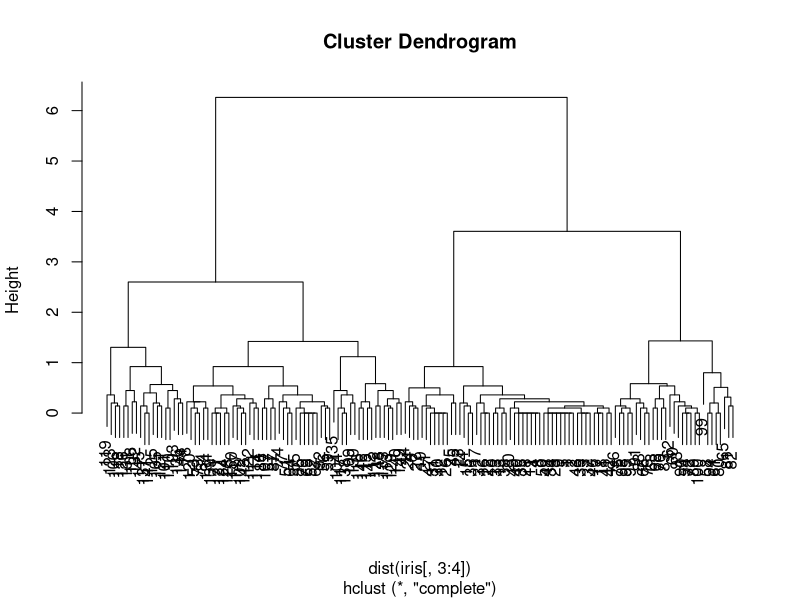
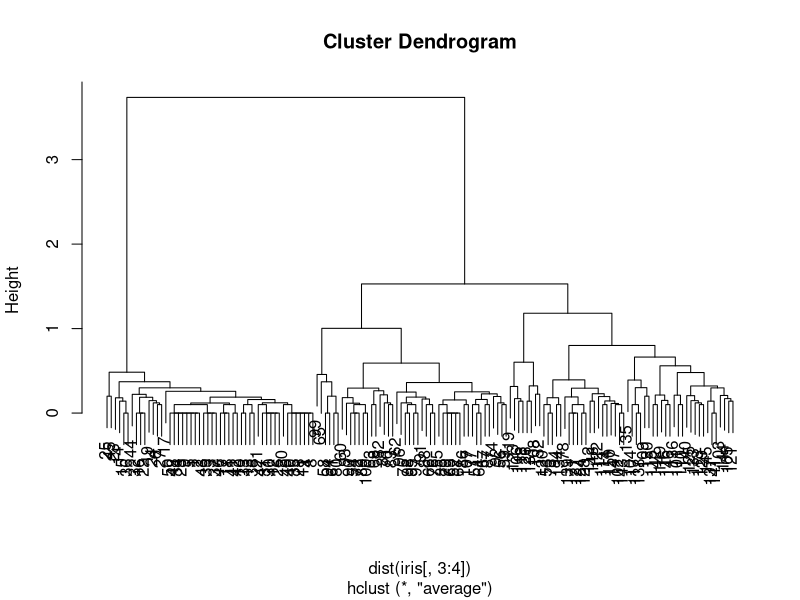
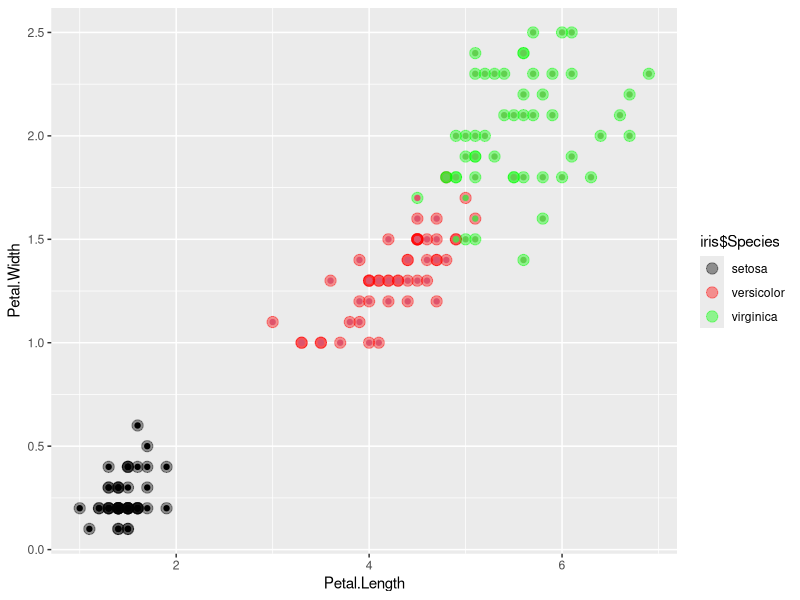

These charts were generated, in order, by the following R code:
# https://www.r-bloggers.com/hierarchical-clustering-in-r-2/
install.packages("ggplot2")
library(ggplot2)

# complete linkage
clusters <- hclust(dist(iris[, 3:4]))
plot(clusters)

clusterCut <- cutree(clusters, 3)
table(clusterCut, iris$Species)

# mean/average linkage
clusters <- hclust(dist(iris[, 3:4]), method = 'average')
plot(clusters)

clusterCut <- cutree(clusters, 3)
table(clusterCut, iris$Species)

ggplot(iris, aes(Petal.Length, Petal.Width, color = iris$Species)) + 
  geom_point(alpha = 0.4, size = 3.5) + geom_point(col = clusterCut) + 
  scale_color_manual(values = c('black', 'red', 'green'))

